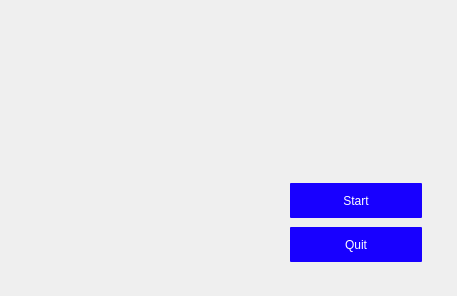
<?xml version="1.0" encoding="UTF-8"?>
<ui version="4.0">
 <class>Dialog</class>
 <widget class="QDialog" name="Dialog">
  <property name="geometry">
   <rect>
    <x>0</x>
    <y>0</y>
    <width>457</width>
    <height>296</height>
   </rect>
  </property>
  <property name="minimumSize">
   <size>
    <width>457</width>
    <height>296</height>
   </size>
  </property>
  <property name="maximumSize">
   <size>
    <width>457</width>
    <height>296</height>
   </size>
  </property>
  <property name="cursor">
   <cursorShape>ArrowCursor</cursorShape>
  </property>
  <property name="windowTitle">
   <string>AM - GUI</string>
  </property>
  <property name="windowIcon">
   <iconset>
    <normaloff>../../assets/bionic-leg.png</normaloff>../../assets/bionic-leg.png</iconset>
  </property>
  <property name="styleSheet">
   <string notr="true">QPushButton {
    background-color: rgb(24, 0, 255); 
	border-radius: 1px;
	height: 35px;
	width: 130px;
    color: white;
    text-align: center; 
}

QPushButton:hover {
    background-color: rgb(0, 85, 255); 
}</string>
  </property>
  <widget class="QLabel" name="label">
   <property name="geometry">
    <rect>
     <x>20</x>
     <y>30</y>
     <width>281</width>
     <height>51</height>
    </rect>
   </property>
   <property name="text">
    <string/>
   </property>
   <property name="pixmap">
    <pixmap>../../assets/angela-removebg-preview.png</pixmap>
   </property>
  </widget>
  <widget class="QWidget" name="verticalLayoutWidget">
   <property name="geometry">
    <rect>
     <x>290</x>
     <y>180</y>
     <width>132</width>
     <height>86</height>
    </rect>
   </property>
   <layout class="QVBoxLayout" name="verticalLayout">
    <item>
     <widget class="QPushButton" name="StartButton">
      <property name="cursor">
       <cursorShape>PointingHandCursor</cursorShape>
      </property>
      <property name="text">
       <string>Start</string>
      </property>
     </widget>
    </item>
    <item>
     <widget class="QPushButton" name="QuitButton">
      <property name="cursor">
       <cursorShape>PointingHandCursor</cursorShape>
      </property>
      <property name="mouseTracking">
       <bool>false</bool>
      </property>
      <property name="text">
       <string>Quit</string>
      </property>
     </widget>
    </item>
   </layout>
  </widget>
 </widget>
 <resources/>
 <connections/>
</ui>
